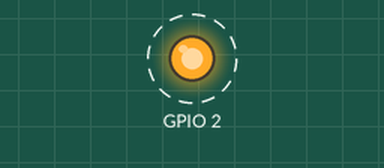
A sketch run on a simulated ESP32. On the bench: output pins drawn as LEDs (lit = HIGH). Dashed ring = blinking. WiFi joins after 1.5 s; servers stay silent unless stated; what the sketch prints to the serial monitor is not drawn.

Above: at 3.0 s.
Timing chart, 0 to 7.1 s (numbered marks = the images above):
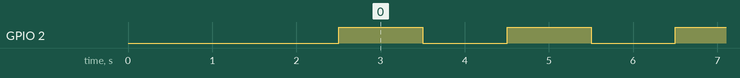

The sketch:

ESPCode.ino
```cpp
#include <WiFi.h>

const char* ssid = "PeakStudios";
const char* password = "";
void setup() {
pinMode(2,OUTPUT);
 Serial.begin(115200);
  delay(1000);

  Serial.println("Connecting to open Wi-Fi network...");
  WiFi.begin(ssid, password);          // Still needs two arguments

  while (WiFi.status() != WL_CONNECTED) {
    delay(500);
    Serial.print(".");
  }

  Serial.println("\nWi-Fi connected!");
  Serial.print("IP address: ");
  Serial.println(WiFi.localIP());
}

void loop() {
  // put your main code here, to run repeatedly:
digitalWrite(2,HIGH);
delay(1000);
digitalWrite(2,LOW);
delay(1000);
}
```

Measured:
- by itself, GPIO 2: alternates HIGH for 1.0 s and LOW for 1.0 s
